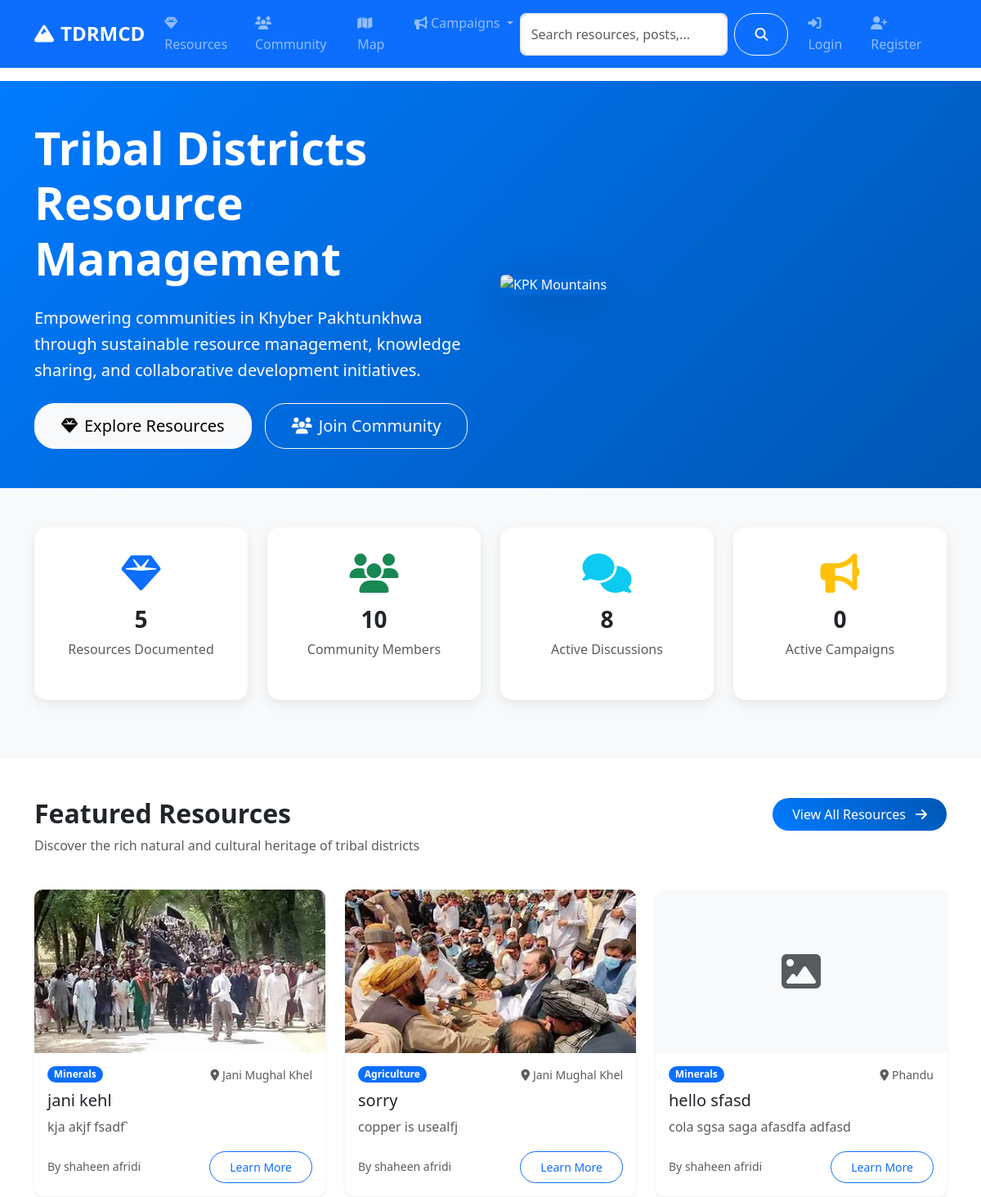
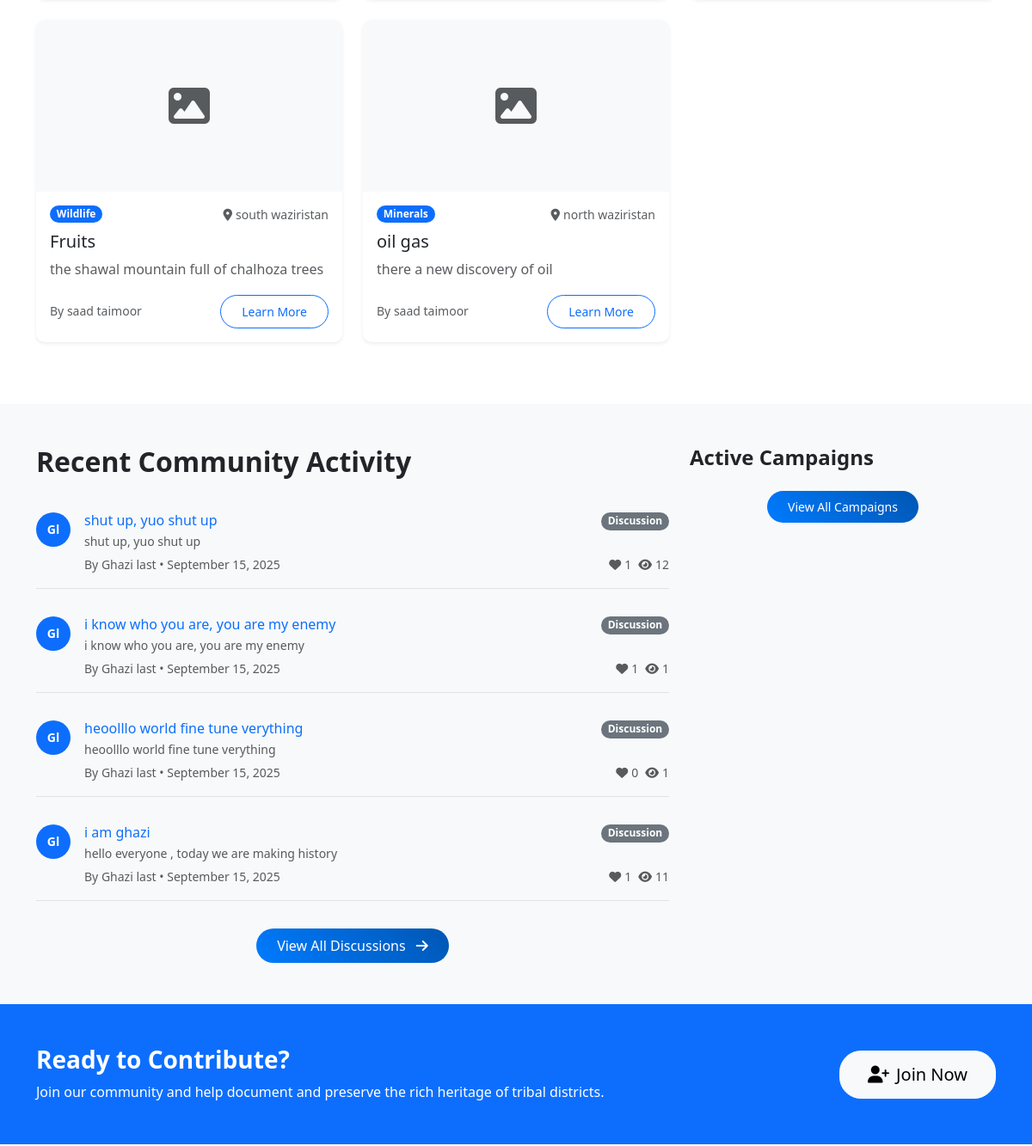
Before: / (upper part) with the older database file (2 pictures, top to bottom).
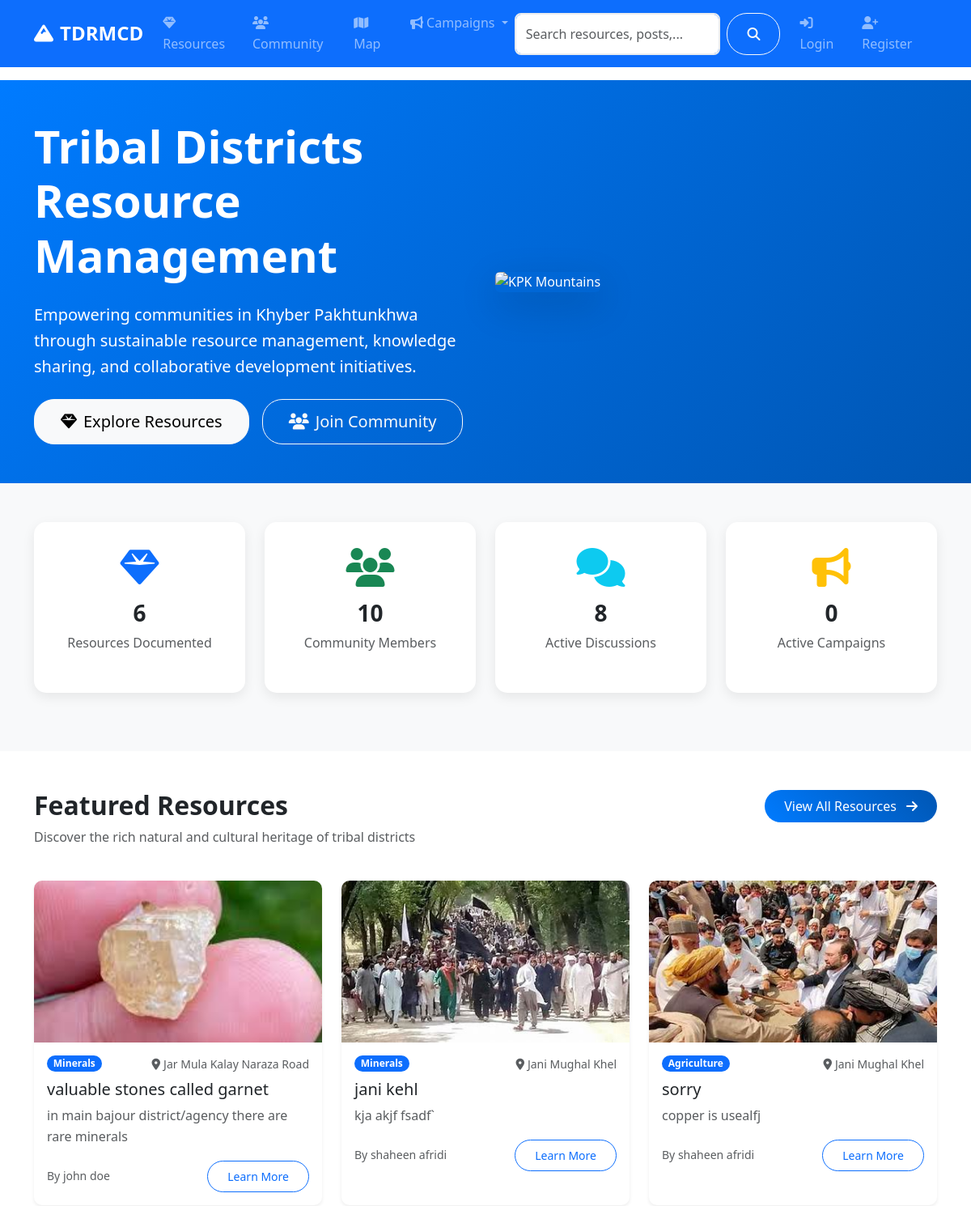
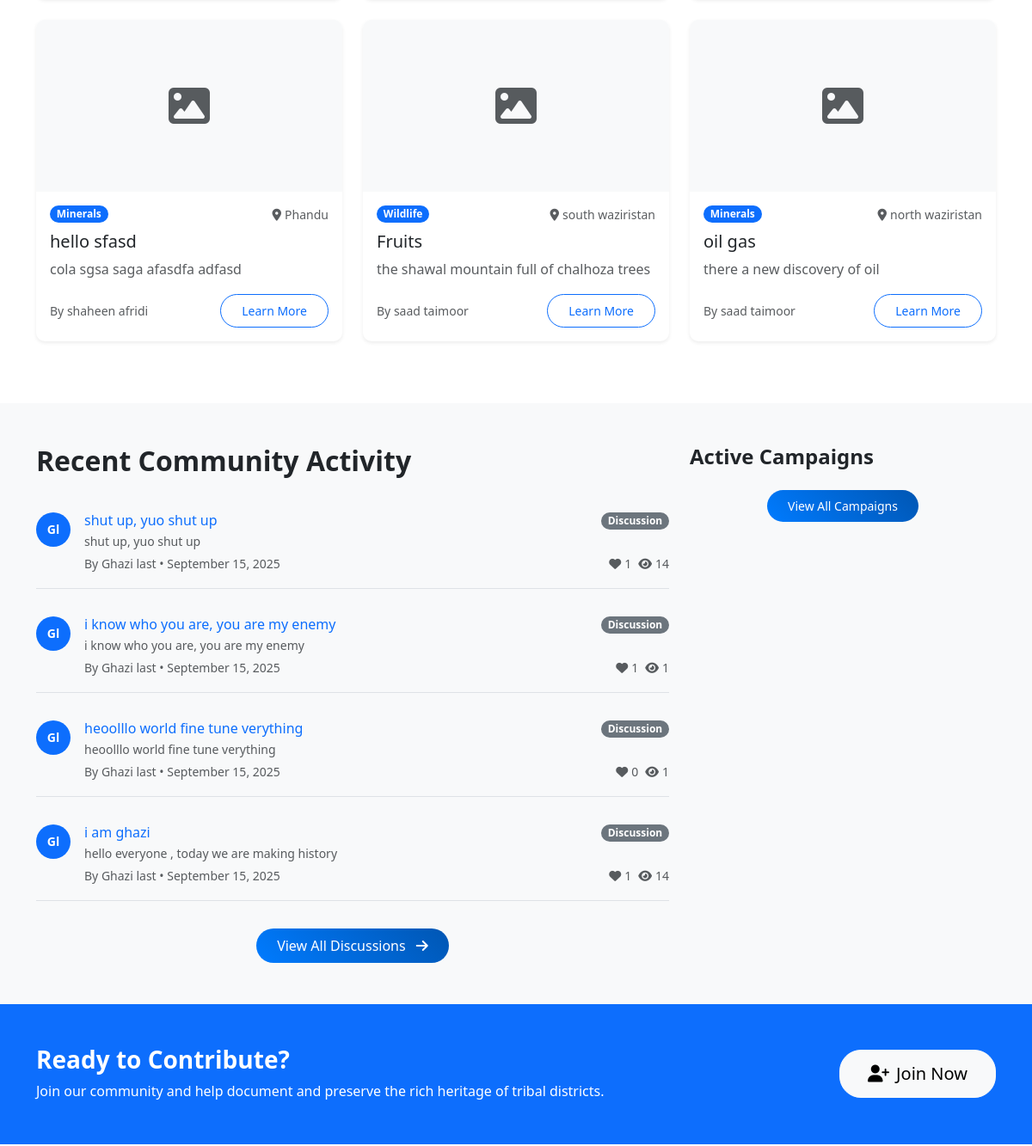
After: the same page with the newer database file (2 pictures, top to bottom).
### models.py (models this page shows, shortened)
class Resource(db.Model):
    id = db.Column(db.Integer, primary_key=True)
    title = db.Column(db.String(200), nullable=False)
    description = db.Column(db.Text, nullable=False)
    category = db.Column(db.String(50), nullable=False)  # minerals, agriculture, wildlife, cultural
    subcategory = db.Column(db.String(50))  # gas, copper, coal, wheat, etc.
    location = db.Column(db.String(200))
    latitude = db.Column(db.Float)
    longitude = db.Column(db.Float)
    economic_value = db.Column(db.String(100))
    sustainability_info = db.Column(db.Text)
    image_url = db.Column(db.String(200))
    attachment_filename = db.Column(db.String(200))  # Stored filename
    attachment_original_name = db.Column(db.String(200))  # Original filename
    attachment_file_type = db.Column(db.String(50))  # File extension
    attachment_file_size = db.Column(db.Integer)  # File size in bytes
    attachment_reference = db.Column(db.Text)  # Required reference for validation
    status = db.Column(db.String(20), default='active')  # active, inactive, under_review
    author_id = db.Column(db.Integer, db.ForeignKey('user.id'), nullable=False)
    created_at = db.Column(db.DateTime, default=datetime.utcnow)
    updated_at = db.Column(db.DateTime, default=datetime.utcnow, onupdate=datetime.utcnow)

class User(UserMixin, db.Model):
    id = db.Column(db.Integer, primary_key=True)
    username = db.Column(db.String(80), unique=True, nullable=False)
    email = db.Column(db.String(120), unique=True, nullable=False)
    password_hash = db.Column(db.String(120), nullable=False)
    first_name = db.Column(db.String(50), nullable=False)
    last_name = db.Column(db.String(50), nullable=False)
    role = db.Column(db.String(20), default='user')  # user, admin, researcher
    location = db.Column(db.String(100))
    bio = db.Column(db.Text)
    avatar = db.Column(db.String(200), default='default.jpg')
    is_active = db.Column(db.Boolean, default=True)
    created_at = db.Column(db.DateTime, default=datetime.utcnow)
    last_seen = db.Column(db.DateTime, default=datetime.utcnow)
    resources = db.relationship('Resource', backref='author', lazy='dynamic')
    posts = db.relationship('CommunityPost', backref='author', lazy='dynamic')
    chat_messages = db.relationship('ChatMessage', backref='sender', lazy='dynamic')
    file_submissions = db.relationship(
        'FileSubmission',
        foreign_keys='FileSubmission.submitter_id',
        backref='submitter',
        lazy='dynamic'
    )
    reviewed_submissions = db.relationship(
        'FileSubmission',
        foreign_keys='FileSubmission.reviewed_by',
        backref='reviewer_user',
        lazy='dynamic'
    )
    notifications = db.relationship('Notification', backref='user', lazy='dynamic')
    def get_full_name(self):
        return f"{self.first_name} {self.last_name}"

class CommunityPost(db.Model):
    id = db.Column(db.Integer, primary_key=True)
    title = db.Column(db.String(200), nullable=False)
    content = db.Column(db.Text, nullable=False)
    category = db.Column(db.String(50), nullable=False)  # discussion, question, announcement
    tags = db.Column(db.String(200))
    image_url = db.Column(db.String(200))
    likes = db.Column(db.Integer, default=0)
    views = db.Column(db.Integer, default=0)
    author_id = db.Column(db.Integer, db.ForeignKey('user.id'), nullable=False)
    created_at = db.Column(db.DateTime, default=datetime.utcnow)
    updated_at = db.Column(db.DateTime, default=datetime.utcnow, onupdate=datetime.utcnow)
    comments = db.relationship('Comment', backref='post', lazy='dynamic', cascade='all, delete-orphan')
    likes_relation = db.relationship('PostLike', backref='post', lazy='dynamic', cascade='all, delete-orphan')

### routes/main.py (the view)
@main_bp.route('/')
def index():
    featured_resources = Resource.query.filter_by(status='active').order_by(desc(Resource.created_at)).limit(6).all()
    recent_posts = CommunityPost.query.order_by(desc(CommunityPost.created_at)).limit(5).all()
    active_campaigns = Campaign.query.filter_by(is_active=True).limit(3).all()
    total_resources = Resource.query.filter_by(status='active').count()
    total_members = User.query.count()
    active_discussions = CommunityPost.query.count()
    active_campaigns_count = Campaign.query.filter_by(is_active=True).count()
    return render_template('main/index.html',
                         featured_resources=featured_resources,
                         recent_posts=recent_posts,
                         active_campaigns=active_campaigns,
                         total_resources=total_resources,
                         total_members=total_members,
                         active_discussions=active_discussions,
                         active_campaigns_count=active_campaigns_count)

### templates/main/index.html (shortened to what the changed rows need)
{% extends "base.html" %}
{% block content %}
<section class="hero-section bg-primary text-white py-5">
    <div class="container">
        <div class="row align-items-center">
            <div class="col-lg-6">
                <h1 class="display-4 fw-bold mb-4">Tribal Districts Resource Management</h1>
            </div>
        </div>
    </div>
</section>
<section class="py-5 bg-light">
    <div class="container">
        <div class="row text-center">
            <div class="col-md-3 col-6 mb-4">
                <div class="stat-card">
                    <i class="fas fa-gem fa-3x text-primary mb-3"></i>
                    <h3 class="fw-bold">{{ total_resources }}</h3>
                    <p class="text-muted">Resources Documented</p>
                </div>
            </div>
        </div>
    </div>
</section>
<section class="py-5">
    <div class="container">
        <div class="row mb-4">
            <div class="col-md-8">
                <h2 class="fw-bold">Featured Resources</h2>
            </div>
        </div>
        <div class="row">
            {% for resource in featured_resources %}
            <div class="col-lg-4 col-md-6 mb-4">
                <div class="card resource-card h-100 shadow-sm">
                    {% if resource.image_url %}
                    <img src="{{ url_for('serve_uploaded_file', subdir='resources', filename=resource.image_url.split('/')[-1]) }}"
                         class="card-img-top" alt="{{ resource.title }}" style="height: 200px; object-fit: cover;">
                    {% else %}
                    <div class="card-img-top bg-light d-flex align-items-center justify-content-center" style="height: 200px;">
                        <i class="fas fa-image fa-3x text-muted"></i>
                    </div>
                    {% endif %}
                    <div class="card-body">
                        <div class="d-flex justify-content-between align-items-start mb-2">
                            <span class="badge bg-primary">{{ resource.category.title() }}</span>
                            {% if resource.location %}
                            <small class="text-muted">
                                <i class="fas fa-map-marker-alt me-1"></i>{{ resource.location }}
                            </small>
                            {% endif %}
                        </div>
                        <h5 class="card-title">{{ resource.title }}</h5>
                        <p class="card-text text-muted">
                            {{ resource.description[:100] }}{% if resource.description|length > 100 %}...{% endif %}
                        </p>
                        <div class="d-flex justify-content-between align-items-center">
                            <small class="text-muted">
                                By {{ resource.author.get_full_name() }}
                            </small>
                            <a href="{{ url_for('resources.detail', id=resource.id) }}" class="btn btn-sm btn-outline-primary">
                                Learn More
                            </a>
                        </div>
                    </div>
                </div>
            </div>
            {% endfor %}
        </div>
    </div>
</section>
<section class="py-5 bg-light">
    <div class="container">
        <div class="row">
            <div class="col-lg-8">
                <h2 class="fw-bold mb-4">Recent Community Activity</h2>
                <div class="activity-feed">
                    {% for post in recent_posts %}
                    <div class="activity-item border-bottom pb-3 mb-3">
                        <div class="d-flex">
                            <div class="flex-shrink-0">
                                <div class="avatar bg-primary text-white rounded-circle d-flex align-items-center justify-content-center" style="width: 40px; height: 40px;">
                                    {{ post.author.first_name[0] }}{{ post.author.last_name[0] }}
                                </div>
                            </div>
                            <div class="flex-grow-1 ms-3">
                                <div class="d-flex justify-content-between align-items-start">
                                    <div>
                                        <h6 class="mb-1">
                                            <a href="{{ url_for('community.post_detail', id=post.id) }}" class="text-decoration-none">
                                                {{ post.title }}
                                            </a>
                                        </h6>
                                        <p class="mb-1 text-muted small">
                                            {{ post.content[:100] }}{% if post.content|length > 100 %}...{% endif %}
                                        </p>
                                    </div>
                                    <span class="badge bg-secondary">{{ post.category.title() }}</span>
                                </div>
                                <div class="d-flex justify-content-between align-items-center">
                                    <small class="text-muted">
                                        By {{ post.author.get_full_name() }} • {{ post.created_at.strftime('%B %d, %Y') }}
                                    </small>
                                    <div class="d-flex gap-2">
                                        <small class="text-muted">
                                            <i class="fas fa-heart me-1"></i>{{ post.likes }}
                                        </small>
                                        <small class="text-muted">
                                            <i class="fas fa-eye me-1"></i>{{ post.views }}
                                        </small>
                                    </div>
                                </div>
                            </div>
                        </div>
                    </div>
                    {% endfor %}
                </div>
            </div>
        </div>
    </div>
</section>
{% endblock %}

Changed rows visible on the page:
added Resource: image_url (picture), category "Minerals", location "Jar Mula Kalay Naraza Road", title "valuable stones called garnet", description "in main bajour district/agency there are rare minerals", author.get_full_name "john doe"
changed CommunityPost "shut up, yuo shut up": views "12" → "14"
changed CommunityPost "i am ghazi": views "11" → "14"
Other visible differences:
{{ total_resources }}: "5" → "6"
